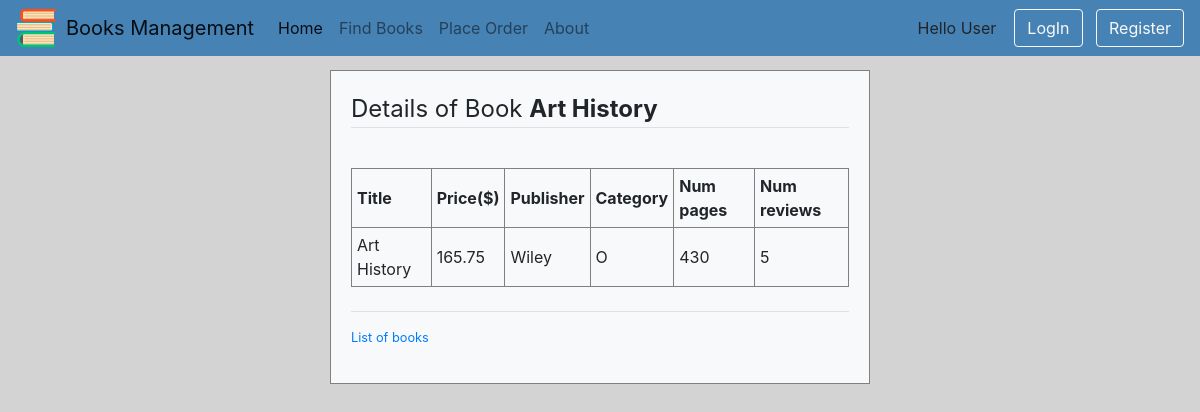
Screenshot of /myapp/8/ with the database file from the repository.
### myapp/models.py (models this page shows, shortened)
class Book(models.Model):
    CATEGORY_CHOICES = [
        ('S', 'Scinece&Tech'),
        ('F', 'Fiction'),
        ('B', 'Biography'),
        ('T', 'Travel'),
        ('O', 'Other')
    ]
    title = models.CharField(max_length=200)
    category = models.CharField(max_length=1, choices=CATEGORY_CHOICES, default='S')
    num_pages = models.PositiveIntegerField(default=100)
    price = models.DecimalField(max_digits=10, decimal_places=2, validators=[MaxValueValidator(1000), MinValueValidator(0)])
    publisher = models.ForeignKey(Publisher, related_name='books', on_delete=models.CASCADE)
    description=models.TextField(max_length=500, blank=True)
    num_reviews=models.PositiveIntegerField(default=0, validators=[MaxValueValidator(5), MinValueValidator(1)])

class Publisher(models.Model):
    name = models.CharField(max_length=200)
    website = models.URLField()
    city = models.CharField(max_length=20, blank=True)
    country=models.CharField(max_length=200,default='USA')

### myapp/views.py (the view)
# urls.py: path(r'<int:book_id>/',views.Detail.as_view(), name='detail'),
class Detail(View):
    def get(self,request, book_id):
        book=get_object_or_404(Book,id=book_id)
        return render(request,'myapp/detail.html',{'book':book})

### myapp/templates/myapp/detail.html
{% extends 'myapp/base.html' %}
{% load crispy_forms_tags %}
{% block body_block %}
    {% if book %}
    <fieldset class="form-group">
         <legend class="border-bottom mb-4">Details of Book <span class="font-weight-bold">{{ book.title }}</span></legend>
    </fieldset>
    <table border="1">
        <tr>
            <th>Title</th>
            <th>Price($)</th>
            <th>Publisher</th>
            <th>Category</th>
            <th>Num pages</th>
            <th>Num reviews</th>
        </tr>
        <tr>
            <td>{{ book.title }}</td>
            <td>{{ book.price }}</td>
            <td>{{ book.publisher.name }}</td>
            <td>{{ book.category }}</td>
            <td>{{ book.num_pages }}</td>
            <td>{{ book.num_reviews }}</td>
        </tr>
    </table>
    {% endif %}
    <br>
    <div class="border-top pt-3">
        <small class="text-muted">
            <p><a href="{% url 'myapp:index' %}">List of books</a></p>
        </small>
    </div>
{% endblock %}

### myapp/static/myapp/style.css (style rules this page uses)
body { background-color: lightgrey; font-family: -apple-system,BlinkMacSystemFont,"Segoe UI",Roboto,"Helvetica Neue",Arial,"Noto Sans",sans-serif,"Apple Color Emoji","Segoe UI Emoji","Segoe UI Symbol","Noto Color Emoji"; margin: 0px; }
table { border-collapse: collapse; }
th, td { padding: 5px; }

### rows the page displays
Book: title "Art History", price "165.75", publisher.name "Wiley", category "O", num_pages "430", num_reviews "5"
